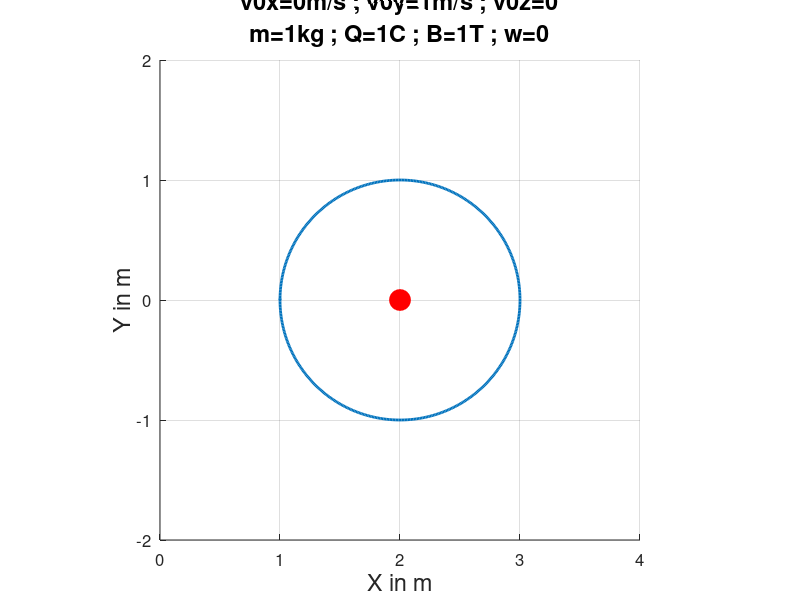

The MATLAB script that drew this image:
%Topic: Newtons 2nd Law, exemplified by lorentz-force in magnetic field

%=====dialog box asking user for input========
input = inputdlg ({"Enter the values for the simulation\nvx", "\nvy","\nvz",...
                   "\nB","\nm","\nQ","\nw"},"Object in Magnetic Field",[1,10;1,10;1,...
                   10;1,10;1,10;1,10;1,10],{"0","1","0","1","1","1","0"});      %getting user imput
vx1=str2num(input{1});                                                          %velocity x converted from user input
vy1=str2num(input{2});                                                          %velocity y converted from user input
vz=str2num(input{3});                                                           %velocity z converted from user input
B0=str2num(input{4});                                                           %B converted from user input
m=str2num(input{5});                                                            %m converted from user input
Q=str2num(input{6});                                                            %Q converted from user input
w=str2num(input{7});                                                            %w converted from user input

%=====calculating variables================== 
x=x0=1;                                       %initializing
y=y0=z0=z=vx=0;                               %initializing
vy=sqrt(vx1^2+vy1^2);                         %calculating vy from both vx1 and vy1 for simplicity
r=abs((m*vy)/(Q*B0));                         %calculating radius of circle
dt=2*pi*r/500;                                %interval so that one full circle has 500 steps
limt=2*pi*r;                                  %setting limit of loop to stop after one full radius
tz=limt/vy;                                   %calculating time the movement takes
limz=vz*tz;                                   %calculating limit for z coordinate axis

%=====preparing window========================
figure('units','norm','position',[.1 .1 .8 .7],'color',[.9 .9 .9],...
       'name', "Newtons 2nd Law");                                              %Creating Window
a = axes('position',[.1 .1 .8 .8],'color',[1 1 1],'fontsize',[12]);             %Creating Axis
txt = ["Newtons 2nd Law - Magnetic Field\nv0x=" num2str(vx1) "m/s ; v0y=" num2str(vy1) ...
        "m/s ; v0z=" num2str(vz) "\nm=" num2str(m) "kg ; Q=" num2str(Q) "C ; B=" ...
        num2str(B0) "T ; w=" num2str(w)];                                       %preparing  title, stating variables
a : title (txt,'fontsize',[17]);                                                %titleing diagram
a : xlabel ("X in m",'fontsize',[17]);                                          %labeling y axis
a : ylabel ("Y in m",'fontsize',[17]);                                          %labeling x axis
grid on;                                                                        %turing on the grid in coordinate system
axis('equal',[x-1 x+2*r+1 -r-1 r+1 0 2*limz+1]);                             %setting axis limits based on radius of circle
h_center=line(r+1,0,'marker','o', 'markersize',[15],'color','red',...
'markerfacecolor','red');                                                       %setting a ball to  center circle
if vz!=0;                                                                       %in case there is a z-velocity
  view(3);                                                                      %setting view to also see z movement 
  limt=limt*2;                                                                  %doubling length of loop
  a : zlabel ("Z in m",'fontsize',[17]);                                        %labeling z axis
endif;
drawnow;                                                                        %drawing the system

%=====declaring function for acceleration x===
function ax=funVX(x,y,vx,vy,B,Q,m);
  ax=(Q*vy*B)/(m);                            %acceleration for x
endfunction;

%=====declaring function for velocity x=======
function Vx=funX(vx);
  Vx=vx;                                      %speed x
endfunction;

%=====declaring function for acceleration y===
function ay=funVY(x,y,vx,vy,B,Q,m);
  ay=-(Q*vx*B)/(m);                           %%acceleration for y
endfunction;

%=====declaring function for velocity y=======
function Vy=funY(vy);
  Vy=vy;                                      %speed y
endfunction;

%=====declaring function for acceleration z===
function az=funVZ(vz);
  az=0;                                       %acceleration for z
endfunction;

%=====declaring function for velocity z=======
function Vz=funZ(vz);
  Vz=vz;                                      %speed z
endfunction;

%=====loop for time progression and graphing==
for t=0:dt:limt;                              %loop from 0 to limt with interval dt
  B=B0+sin(w*t);
  %=====X + Y variable========================
  %---calculating k1---
  k1x=funX(vx);
  k1y=funY(vy);
  k1z=funZ(vz);
  k1Vx=funVX(x,y,vx,vy,B,Q,m);
  k1Vy=funVY(x,y,vx,vy,B,Q,m);
  k1Vz=funVZ(vz);
  
  %---calculating k2---
  k2x=funX(vx+k1Vx*dt/2);
  k2y=funY(vy+k1Vy*dt/2);
  k2z=funZ(vz+k1Vz*dt/2);
  k2Vx=funVX(x+k1x*dt/2,y+k1y*dt/2,vx+k1Vx*dt/2,vy+k1Vy*dt/2,B,Q,m);
  k2Vy=funVY(x+k1x*dt/2,y+k1y*dt/2,vx+k1Vx*dt/2,vy+k1Vy*dt/2,B,Q,m);
  k2Vz=funVZ(vz+k1Vz*dt/2);
  
  %---calculating k3---
  k3x=funX(vx+k2Vx*dt/2);
  k3y=funY(vy+k2Vy*dt/2);
  k3z=funZ(vz+k2Vz*dt/2);
  k3Vx=funVX(x+k2x*dt/2,y+k2y*dt/2,vx+k2Vx*dt/2,vy+k2Vy*dt/2,B,Q,m);
  k3Vy=funVY(x+k2x*dt/2,y+k2y*dt/2,vx+k2Vx*dt/2,vy+k2Vy*dt/2,B,Q,m);
  k3Vz=funVZ(vz+k2Vz*dt/2);
  
  %---calculating k4---
  k4x=funX(vx+k3Vx*dt);
  k4y=funY(vy+k3Vy*dt);
  k4z=funZ(vz+k3Vz*dt);
  k4Vx=funVX(x+k3x*dt,y+k3y*dt,vx+k3Vx*dt,vy+k3Vy*dt,B,Q,m);
  k4Vy=funVY(x+k3x*dt,y+k3y*dt,vx+k3Vx*dt,vy+k3Vy*dt,B,Q,m);
  k4Vz=funVZ(vz+k3Vz*dt);
  
  %---calculating new x & y---
  x=x+(k1x+2*k2x+2*k3x+k4x)*dt/6;
  y=y+(k1y+2*k2y+2*k3y+k4y)*dt/6;
  z=z+(k1z+2*k2z+2*k3z+k4z)*dt/6;
  
  %---calculating new vx & vy---
  vx=vx+(k1Vx+2*k2Vx+2*k3Vx+k4Vx)*dt/6;
  vy=vy+(k1Vy+2*k2Vy+2*k3Vy+k4Vy)*dt/6;
  vz=vz+(k1Vz+2*k2Vz+2*k3Vz+k4Vz)*dt/6;

  %===creating line of y and x================
  line([x0  x],[y0 y],[z0 z],'linewidth',[2]);%line of x and y
  set(h_center,'xdata',r+1,'ydata',0,'zdata',z);  %setting the ball to the center
  x0=x;                                       %storing x for next line
  y0=y;                                       %storing y for next line
  z0=z;                                       %storing z for next line
  drawnow;                                    %drawing line and ball
  
endfor;
